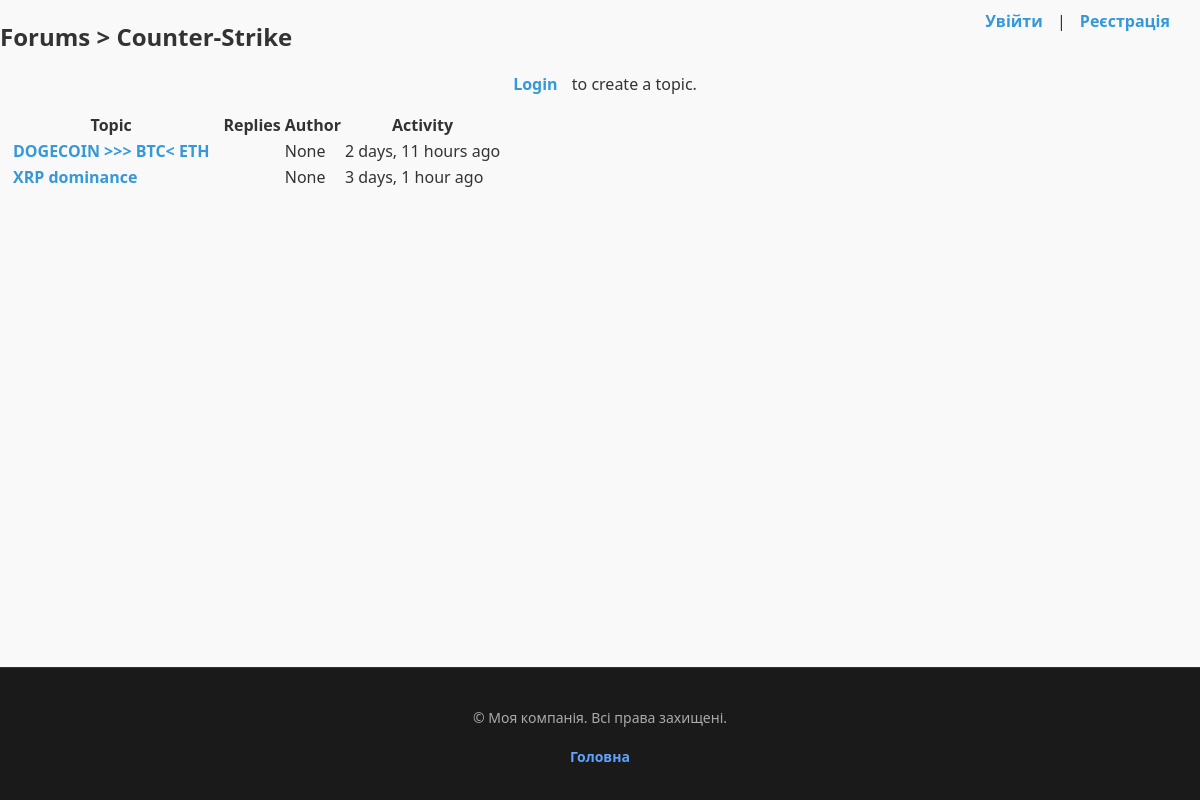
Page /explore/forum/ on the committed database.
### explore/models.py (models this page shows, shortened)
class ForumTopic(models.Model):
    title = models.CharField(max_length=200)
    content = models.TextField()
    author = models.ForeignKey(settings.AUTH_USER_MODEL, on_delete=models.CASCADE)
    created_at = models.DateTimeField(default=timezone.now)

### explore/views.py (the view)
# urls.py: path('forum/', views.forum_topic_list, name='forum'),
def forum_topic_list(request):
    topics = ForumTopic.objects.order_by('-created_at')
    return render(request, 'forum/topic_list.html', {'topics': topics})

### explore/templates/forum/topic_list.html
{% extends 'base.html' %}
{% block content %}
  <h2><strong>Forums</strong> > Counter-Strike</h2>
  {% if user.is_authenticated %}
    <a href="{% url 'explore:create-forum-topic' %}" class="btn btn-primary" style="margin: 10px 0; display: inline-block;">➕ Create Topic</a>
  {% else %}
    <p><a href="{% url 'account:login' %}">Login</a> to create a topic.</p>
  {% endif %}
  {% if topics %}
    <table>
      <thead>
        <tr>
          <th>Topic</th>
          <th>Replies</th>
          <th>Author</th>
          <th>Activity</th>
        </tr>
      </thead>
      <tbody>
        {% for topic in topics %}
          <tr>
            <td><a href="{% url 'explore:forum-topic-detail' topic.pk %}">{{ topic.title }}</a></td>
            <td>{{ topic.comments.count }}</td>
            <td>{{ topic.author.username }}</td>
            <td>{{ topic.created_at|timesince }} ago</td>
          </tr>
        {% endfor %}
      </tbody>
    </table>
  {% else %}
    <p>No topics yet. Be the first to start a discussion!</p>
  {% endif %}
{% endblock %}

### HRTR/static/HRTR/css/base.css (style rules this page uses)
body { font-family: 'Segoe UI', Tahoma, Geneva, Verdana, sans-serif; background-color: #f9f9f9; margin: 0; color: #333; }
p { text-align: center; margin-top: 20px; }
a { color: #3498db; text-decoration: none; font-weight: bold; padding: 5px 10px; transition: background-color 0.2s ease, color 0.2s ease; }

### HRTR/templates/base.html (style rules this page uses)
html, body { height: 100%; margin: 0; display: flex; flex-direction: column; }

### rows in the picture
ForumTopic: title "DOGECOIN >>> BTC< ETH", author.username "None", created_at "2 days, 11 hours"
ForumTopic: title "XRP dominance", author.username "None", created_at "3 days, 1 hour"
